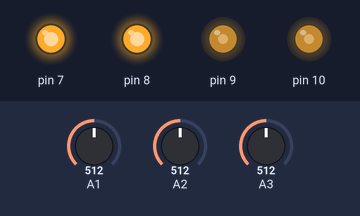
Simulated run of this sketch. Board: Arduino Uno, built with avr-gcc and run on an emulated ATmega328P. Parts: output pins drawn as LEDs (lit = HIGH). The inputs (shaded band) are chosen by the test bench; at power-on: A1 = 512, A2 = 512, A3 = 512.

Above: at 1.2 s.
1.3 s: A1 set to 390
At 1.9 s:
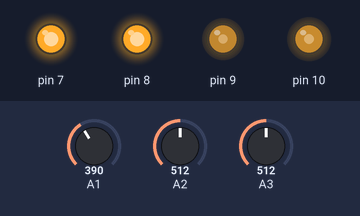
2.8 s: A2 set to 411
4.3 s: A2 set to 385
At 5.4 s:
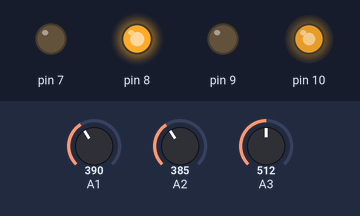
5.8 s: A2 set to 410
At 6.5 s:
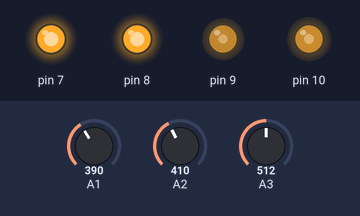
7.3 s: A3 set to 390
At 7.7 s:
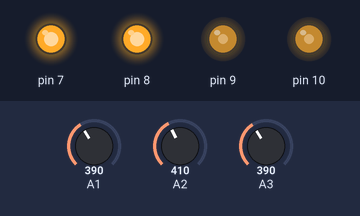
8.8 s: A1 set to 900
At 10.0 s:
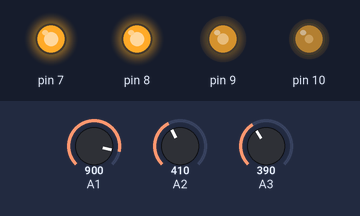
Timing chart, 0 to 11.3 s (numbered marks = the images above; inputs shaded):
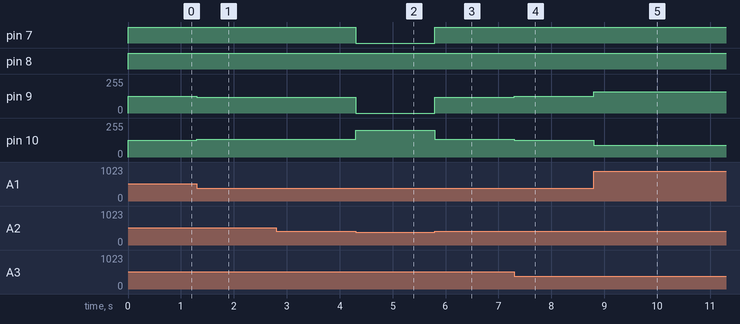

The sketch:

line_following_robo_junkies.ino
```cpp
int P, D, I, previousError, PIDvalue, error;
int lsp = 100;
int rsp = 100;
int lfspeed = 125;
float Kp = 0.07;
float Kd = 0.05;
float Ki = 0;
void setup() {
  Serial.begin(9600);
  pinMode(7, OUTPUT);
  pinMode(8, OUTPUT);
}
void loop() {
  if (analogRead(2) > 400)  //Replace 400 with the threshold that you have calculated
  {
    linefollow();
    digitalWrite(3, LOW);
    digitalWrite(5, HIGH);
    digitalWrite(6, LOW);
  } else if (lsp > rsp) {
    digitalWrite(7, LOW);
    digitalWrite(8, HIGH);
    analogWrite(9, 0);
    analogWrite(10, 200);
  } else if (rsp > lsp) {
    digitalWrite(7, HIGH);
    digitalWrite(8, LOW);
    analogWrite(9, 200);
    analogWrite(10, 0);
  }
}
void linefollow() {
  int error = analogRead(1) - analogRead(3);
  P = error;
  I = I + error;
  D = error - previousError;
  PIDvalue = (Kp * P) + (Ki * I) + (Kd * D);
  previousError = error;
  lsp = lfspeed - PIDvalue;
  rsp = lfspeed + PIDvalue;
  if (lsp > 200) { lsp = 200; }
  if (lsp < 0) { lsp = 0; }
  if (rsp > 200) { rsp = 200; }
  if (rsp < 0) { rsp = 0; }
  digitalWrite(7, HIGH);
  digitalWrite(8, HIGH);
  analogWrite(9, rsp);
  analogWrite(10, lsp);
}
```

Measured:
- the behaviour switches between 401 and 400 on A2 (found by bisection; images 1 and 2)
- after the input at 1.3 s, pin 9: 125/255 → 117/255 at once; pin 10: 125/255 → 133/255 at once
- after the input at 2.8 s, every drawn part: stays the same
- after the input at 4.3 s, pin 7: HIGH → LOW at once; pin 9: 117/255 → 0/255 at once; pin 10: 133/255 → 200/255 at once
- after the input at 5.8 s, pin 7: LOW → HIGH at once; pin 9: 0/255 → 117/255 at once; pin 10: 200/255 → 133/255 at once
- after the input at 7.3 s, pin 9: 117/255 → 125/255 at once; pin 10: 133/255 → 125/255 at once
- after the input at 8.8 s, pin 9: 125/255 → 160/255 at once; pin 10: 125/255 → 90/255 at once
